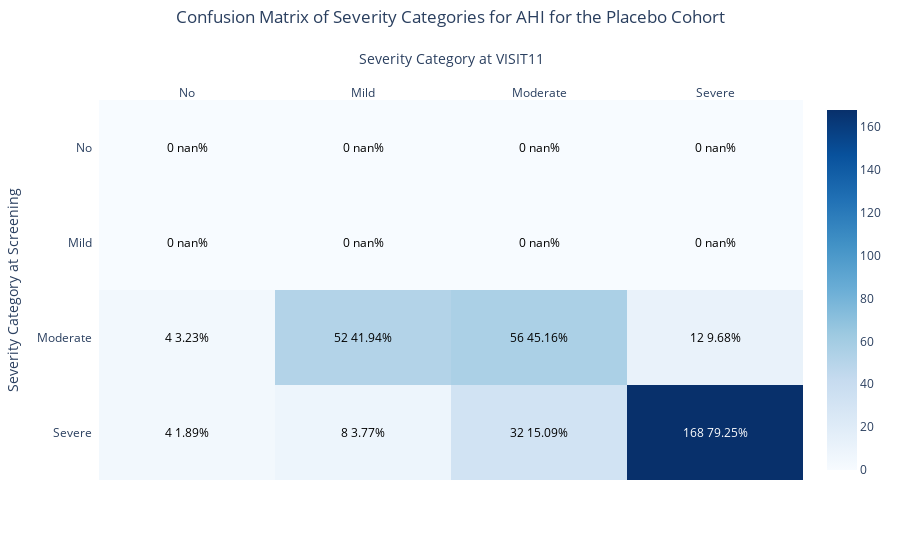
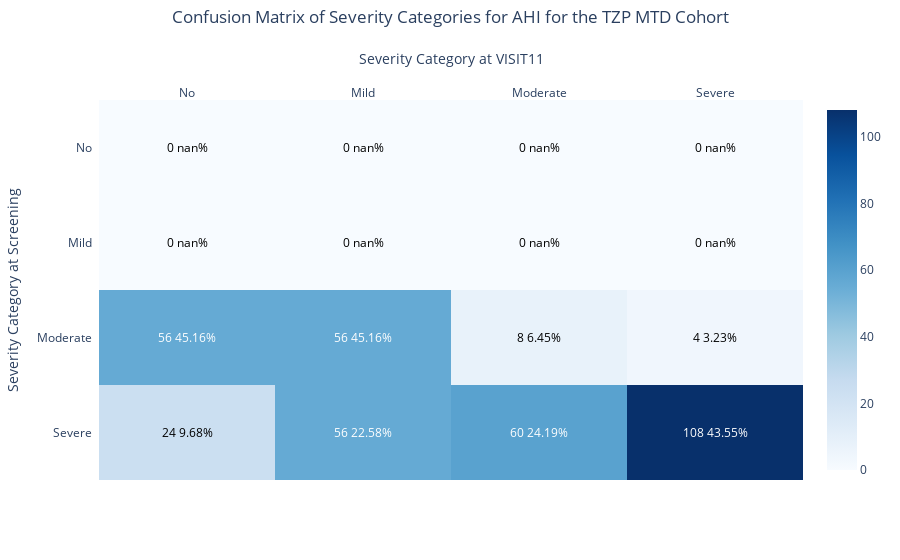

Notebook cell for these charts, in order:
### Code cell
severity_category_confusion_matrix(df, 'AHI', 'Screening')

### Figure 1 — Plotly figure (JSON) as saved in the notebook; plotly's stock layout.template omitted (floating-point values rounded to 4 significant figures)
{"data": [{"colorscale": [[0, "rgb(247,251,255)"], [0.125, "rgb(222,235,247)"], [0.25, "rgb(198,219,239)"], [0.375, "rgb(158,202,225)"], [0.5, "rgb(107,174,214)"], [0.625, "rgb(66,146,198)"], [0.75, "rgb(33,113,181)"], [0.875, "rgb(8,81,156)"], [1, "rgb(8,48,107)"]], "hoverinfo": "z", "reversescale": false, "showscale": true, "type": "heatmap", "x": ["No", "Mild", "Moderate", "Severe"], "y": ["No", "Mild", "Moderate", "Severe"], "z": [[0, 0, 0, 0], [0, 0, 0, 0], [4, 52, 56, 12], [4, 8, 32, 168]]}], "layout": {"annotations": [{"font": {"color": "#000000"}, "showarrow": false, "text": "0\nnan%", "x": "No", "xref": "x", "y": "No", "yref": "y"}, {"font": {"color": "#000000"}, "showarrow": false, "text": "0\nnan%", "x": "Mild", "xref": "x", "y": "No", "yref": "y"}, {"font": {"color": "#000000"}, "showarrow": false, "text": "0\nnan%", "x": "Moderate", "xref": "x", "y": "No", "yref": "y"}, {"font": {"color": "#000000"}, "showarrow": false, "text": "0\nnan%", "x": "Severe", "xref": "x", "y": "No", "yref": "y"}, {"font": {"color": "#000000"}, "showarrow": false, "text": "0\nnan%", "x": "No", "xref": "x", "y": "Mild", "yref": "y"}, {"font": {"color": "#000000"}, "showarrow": false, "text": "0\nnan%", "x": "Mild", "xref": "x", "y": "Mild", "yref": "y"}, {"font": {"color": "#000000"}, "showarrow": false, "text": "0\nnan%", "x": "Moderate", "xref": "x", "y": "Mild", "yref": "y"}, {"font": {"color": "#000000"}, "showarrow": false, "text": "0\nnan%", "x": "Severe", "xref": "x", "y": "Mild", "yref": "y"}, {"font": {"color": "#000000"}, "showarrow": false, "text": "4\n3.23%", "x": "No", "xref": "x", "y": "Moderate", "yref": "y"}, {"font": {"color": "#000000"}, "showarrow": false, "text": "52\n41.94%", "x": "Mild", "xref": "x", "y": "Moderate", "yref": "y"}, {"font": {"color": "#000000"}, "showarrow": false, "text": "56\n45.16%", "x": "Moderate", "xref": "x", "y": "Moderate", "yref": "y"}, {"font": {"color": "#000000"}, "showarrow": false, "text": "12\n9.68%", "x": "Severe", "xref": "x", "y": "Moderate", "yref": "y"}, {"font": {"color": "#000000"}, "showarrow": false, "text": "4\n1.89%", "x": "No", "xref": "x", "y": "Severe", "yref": "y"}, {"font": {"color": "#000000"}, "showarrow": false, "text": "8\n3.77%", "x": "Mild", "xref": "x", "y": "Severe", "yref": "y"}, {"font": {"color": "#000000"}, "showarrow": false, "text": "32\n15.09%", "x": "Moderate", "xref": "x", "y": "Severe", "yref": "y"}, {"font": {"color": "#FFFFFF"}, "showarrow": false, "text": "168\n79.25%", "x": "Severe", "xref": "x", "y": "Severe", "yref": "y"}], "title": {"text": "Confusion Matrix of Severity Categories for AHI for the Placebo Cohort", "x": 0.5, "xanchor": "center", "y": 0.98, "yanchor": "top"}, "xaxis": {"dtick": 1, "gridcolor": "rgb(0, 0, 0)", "side": "top", "ticks": "", "title": {"text": "Severity Category at VISIT11"}}, "yaxis": {"autorange": "reversed", "dtick": 1, "ticks": "", "ticksuffix": "  ", "title": {"text": "Severity Category at Screening"}}}}

### Figure 2 — Plotly figure (JSON) as saved in the notebook; plotly's stock layout.template omitted (floating-point values rounded to 4 significant figures)
{"data": [{"colorscale": [[0, "rgb(247,251,255)"], [0.125, "rgb(222,235,247)"], [0.25, "rgb(198,219,239)"], [0.375, "rgb(158,202,225)"], [0.5, "rgb(107,174,214)"], [0.625, "rgb(66,146,198)"], [0.75, "rgb(33,113,181)"], [0.875, "rgb(8,81,156)"], [1, "rgb(8,48,107)"]], "hoverinfo": "z", "reversescale": false, "showscale": true, "type": "heatmap", "x": ["No", "Mild", "Moderate", "Severe"], "y": ["No", "Mild", "Moderate", "Severe"], "z": [[0, 0, 0, 0], [0, 0, 0, 0], [56, 56, 8, 4], [24, 56, 60, 108]]}], "layout": {"annotations": [{"font": {"color": "#000000"}, "showarrow": false, "text": "0\nnan%", "x": "No", "xref": "x", "y": "No", "yref": "y"}, {"font": {"color": "#000000"}, "showarrow": false, "text": "0\nnan%", "x": "Mild", "xref": "x", "y": "No", "yref": "y"}, {"font": {"color": "#000000"}, "showarrow": false, "text": "0\nnan%", "x": "Moderate", "xref": "x", "y": "No", "yref": "y"}, {"font": {"color": "#000000"}, "showarrow": false, "text": "0\nnan%", "x": "Severe", "xref": "x", "y": "No", "yref": "y"}, {"font": {"color": "#000000"}, "showarrow": false, "text": "0\nnan%", "x": "No", "xref": "x", "y": "Mild", "yref": "y"}, {"font": {"color": "#000000"}, "showarrow": false, "text": "0\nnan%", "x": "Mild", "xref": "x", "y": "Mild", "yref": "y"}, {"font": {"color": "#000000"}, "showarrow": false, "text": "0\nnan%", "x": "Moderate", "xref": "x", "y": "Mild", "yref": "y"}, {"font": {"color": "#000000"}, "showarrow": false, "text": "0\nnan%", "x": "Severe", "xref": "x", "y": "Mild", "yref": "y"}, {"font": {"color": "#FFFFFF"}, "showarrow": false, "text": "56\n45.16%", "x": "No", "xref": "x", "y": "Moderate", "yref": "y"}, {"font": {"color": "#FFFFFF"}, "showarrow": false, "text": "56\n45.16%", "x": "Mild", "xref": "x", "y": "Moderate", "yref": "y"}, {"font": {"color": "#000000"}, "showarrow": false, "text": "8\n6.45%", "x": "Moderate", "xref": "x", "y": "Moderate", "yref": "y"}, {"font": {"color": "#000000"}, "showarrow": false, "text": "4\n3.23%", "x": "Severe", "xref": "x", "y": "Moderate", "yref": "y"}, {"font": {"color": "#000000"}, "showarrow": false, "text": "24\n9.68%", "x": "No", "xref": "x", "y": "Severe", "yref": "y"}, {"font": {"color": "#FFFFFF"}, "showarrow": false, "text": "56\n22.58%", "x": "Mild", "xref": "x", "y": "Severe", "yref": "y"}, {"font": {"color": "#FFFFFF"}, "showarrow": false, "text": "60\n24.19%", "x": "Moderate", "xref": "x", "y": "Severe", "yref": "y"}, {"font": {"color": "#FFFFFF"}, "showarrow": false, "text": "108\n43.55%", "x": "Severe", "xref": "x", "y": "Severe", "yref": "y"}], "title": {"text": "Confusion Matrix of Severity Categories for AHI for the TZP MTD Cohort", "x": 0.5, "xanchor": "center", "y": 0.98, "yanchor": "top"}, "xaxis": {"dtick": 1, "gridcolor": "rgb(0, 0, 0)", "side": "top", "ticks": "", "title": {"text": "Severity Category at VISIT11"}}, "yaxis": {"autorange": "reversed", "dtick": 1, "ticks": "", "ticksuffix": "  ", "title": {"text": "Severity Category at Screening"}}}}
